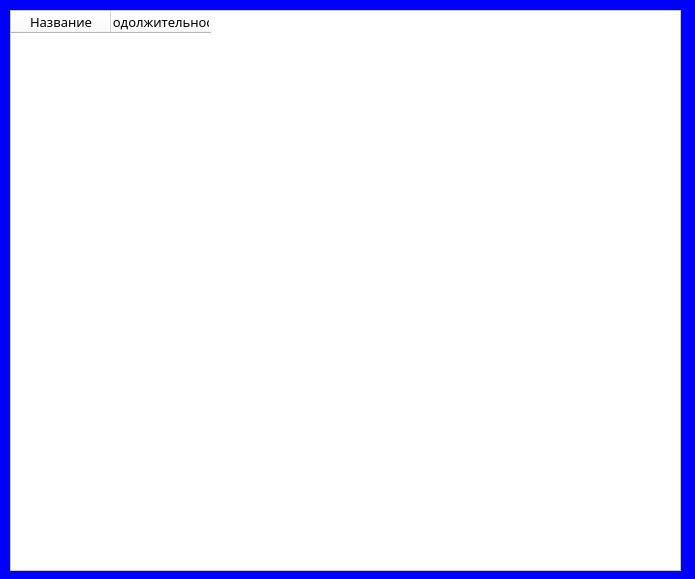
<?xml version="1.0" encoding="UTF-8"?>
<ui version="4.0">
 <class>Films</class>
 <widget class="QWidget" name="Films">
  <property name="geometry">
   <rect>
    <x>0</x>
    <y>0</y>
    <width>695</width>
    <height>579</height>
   </rect>
  </property>
  <property name="windowTitle">
   <string>Фильмы</string>
  </property>
  <property name="styleSheet">
   <string notr="true">background-color: rgb(0, 0, 255);</string>
  </property>
  <widget class="QTableWidget" name="films">
   <property name="geometry">
    <rect>
     <x>10</x>
     <y>10</y>
     <width>671</width>
     <height>561</height>
    </rect>
   </property>
   <property name="styleSheet">
    <string notr="true">background-color: rgb(255, 255, 255);</string>
   </property>
   <column>
    <property name="text">
     <string>Название</string>
    </property>
    <property name="font">
     <font>
      <family>Montserrat Medium</family>
      <pointsize>10</pointsize>
     </font>
    </property>
   </column>
   <column>
    <property name="text">
     <string>Продолжительность</string>
    </property>
    <property name="font">
     <font>
      <family>Montserrat Medium</family>
      <pointsize>10</pointsize>
     </font>
    </property>
   </column>
  </widget>
 </widget>
 <resources/>
 <connections/>
</ui>
